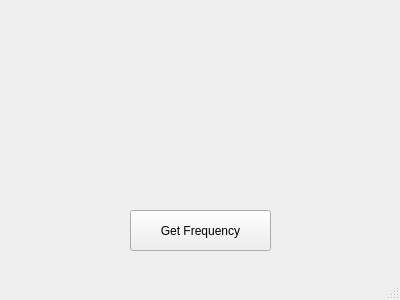
<?xml version="1.0" encoding="UTF-8"?>
<ui version="4.0">
 <class>QTuner</class>
 <widget class="QMainWindow" name="QTuner">
  <property name="geometry">
   <rect>
    <x>0</x>
    <y>0</y>
    <width>400</width>
    <height>300</height>
   </rect>
  </property>
  <property name="windowTitle">
   <string>QTuner</string>
  </property>
  <widget class="QWidget" name="centralWidget">
   <widget class="QLabel" name="labelFreq">
    <property name="geometry">
     <rect>
      <x>140</x>
      <y>140</y>
      <width>121</width>
      <height>41</height>
     </rect>
    </property>
    <property name="text">
     <string/>
    </property>
    <property name="alignment">
     <set>Qt::AlignCenter</set>
    </property>
   </widget>
   <widget class="QPushButton" name="getFreq">
    <property name="geometry">
     <rect>
      <x>130</x>
      <y>210</y>
      <width>141</width>
      <height>41</height>
     </rect>
    </property>
    <property name="text">
     <string>Get Frequency</string>
    </property>
   </widget>
   <widget class="QLabel" name="labelNote">
    <property name="geometry">
     <rect>
      <x>160</x>
      <y>70</y>
      <width>81</width>
      <height>31</height>
     </rect>
    </property>
    <property name="text">
     <string/>
    </property>
    <property name="alignment">
     <set>Qt::AlignCenter</set>
    </property>
   </widget>
  </widget>
  <widget class="QStatusBar" name="statusBar"/>
 </widget>
 <layoutdefault spacing="6" margin="11"/>
 <resources/>
 <connections/>
</ui>
